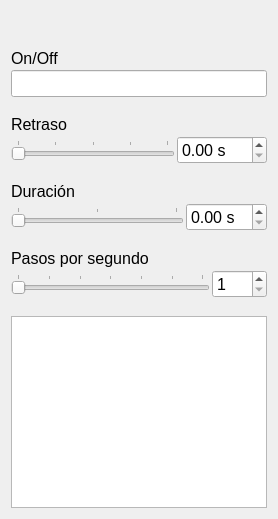
     <widget class="QWidget" name="tab_picker">
      <attribute name="title">
       <string>Instapicker</string>
      </attribute>
      <layout class="QVBoxLayout" name="verticalLayout_17">
       <property name="spacing">
        <number>18</number>
       </property>
       <item>
        <layout class="QHBoxLayout" name="horizontalLayout_18">
         <item>
          <spacer name="horizontalSpacer_5">
           <property name="orientation">
            <enum>Qt::Horizontal</enum>
           </property>
           <property name="sizeHint" stdset="0">
            <size>
             <width>40</width>
             <height>20</height>
            </size>
           </property>
          </spacer>
         </item>
         <item>
          <widget class="QLabel" name="label_picker_state">
           <property name="sizePolicy">
            <sizepolicy hsizetype="Maximum" vsizetype="Maximum">
             <horstretch>0</horstretch>
             <verstretch>0</verstretch>
            </sizepolicy>
           </property>
           <property name="font">
            <font>
             <pointsize>12</pointsize>
             <italic>true</italic>
             <bold>true</bold>
            </font>
           </property>
           <property name="text">
            <string/>
           </property>
          </widget>
         </item>
        </layout>
       </item>
       <item>
        <layout class="QVBoxLayout" name="verticalLayout_32">
         <property name="spacing">
          <number>2</number>
         </property>
         <item>
          <widget class="QLabel" name="label_picker_activation_button">
           <property name="sizePolicy">
            <sizepolicy hsizetype="Maximum" vsizetype="Maximum">
             <horstretch>0</horstretch>
             <verstretch>0</verstretch>
            </sizepolicy>
           </property>
           <property name="font">
            <font>
             <pointsize>12</pointsize>
            </font>
           </property>
           <property name="text">
            <string>On/Off</string>
           </property>
          </widget>
         </item>
         <item>
          <widget class="HotkeyLineEdit" name="line_picker_activation_button">
           <property name="font">
            <font>
             <pointsize>12</pointsize>
            </font>
           </property>
           <property name="contextMenuPolicy">
            <enum>Qt::PreventContextMenu</enum>
           </property>
           <property name="readOnly">
            <bool>true</bool>
           </property>
          </widget>
         </item>
        </layout>
       </item>
       <item>
        <layout class="QVBoxLayout" name="verticalLayout_16">
         <property name="spacing">
          <number>2</number>
         </property>
         <item>
          <widget class="QLabel" name="label_picker_delay">
           <property name="sizePolicy">
            <sizepolicy hsizetype="Maximum" vsizetype="Maximum">
             <horstretch>0</horstretch>
             <verstretch>0</verstretch>
            </sizepolicy>
           </property>
           <property name="font">
            <font>
             <pointsize>12</pointsize>
            </font>
           </property>
           <property name="text">
            <string>Retraso</string>
           </property>
          </widget>
         </item>
         <item>
          <layout class="QHBoxLayout" name="horizontalLayout_10">
           <item>
            <widget class="AgileSlider" name="slider_picker_delay">
             <property name="font">
              <font>
               <pointsize>12</pointsize>
              </font>
             </property>
             <property name="focusPolicy">
              <enum>Qt::NoFocus</enum>
             </property>
             <property name="maximum">
              <number>200</number>
             </property>
             <property name="singleStep">
              <number>1</number>
             </property>
             <property name="pageStep">
              <number>50</number>
             </property>
             <property name="orientation">
              <enum>Qt::Horizontal</enum>
             </property>
             <property name="tickPosition">
              <enum>QSlider::TicksAbove</enum>
             </property>
             <property name="tickInterval">
              <number>50</number>
             </property>
            </widget>
           </item>
           <item>
            <widget class="NoWheelDoubleSpinBox" name="spin_picker_delay">
             <property name="font">
              <font>
               <pointsize>12</pointsize>
              </font>
             </property>
             <property name="accelerated">
              <bool>true</bool>
             </property>
             <property name="correctionMode">
              <enum>QAbstractSpinBox::CorrectToNearestValue</enum>
             </property>
             <property name="keyboardTracking">
              <bool>false</bool>
             </property>
             <property name="suffix">
              <string> s</string>
             </property>
             <property name="maximum">
              <double>999.000000000000000</double>
             </property>
             <property name="singleStep">
              <double>5.000000000000000</double>
             </property>
            </widget>
           </item>
          </layout>
         </item>
        </layout>
       </item>
       <item>
        <layout class="QVBoxLayout" name="verticalLayout_24">
         <property name="spacing">
          <number>2</number>
         </property>
         <item>
          <widget class="QLabel" name="label_picker_duration">
           <property name="sizePolicy">
            <sizepolicy hsizetype="Maximum" vsizetype="Maximum">
             <horstretch>0</horstretch>
             <verstretch>0</verstretch>
            </sizepolicy>
           </property>
           <property name="font">
            <font>
             <pointsize>12</pointsize>
            </font>
           </property>
           <property name="text">
            <string>Duración</string>
           </property>
          </widget>
         </item>
         <item>
          <layout class="QHBoxLayout" name="horizontalLayout_16">
           <item>
            <widget class="AgileSlider" name="slider_picker_duration">
             <property name="font">
              <font>
               <pointsize>12</pointsize>
              </font>
             </property>
             <property name="focusPolicy">
              <enum>Qt::NoFocus</enum>
             </property>
             <property name="maximum">
              <number>100</number>
             </property>
             <property name="singleStep">
              <number>1</number>
             </property>
             <property name="pageStep">
              <number>50</number>
             </property>
             <property name="orientation">
              <enum>Qt::Horizontal</enum>
             </property>
             <property name="tickPosition">
              <enum>QSlider::TicksAbove</enum>
             </property>
             <property name="tickInterval">
              <number>50</number>
             </property>
            </widget>
           </item>
           <item>
            <widget class="NoWheelDoubleSpinBox" name="spin_picker_duration">
             <property name="font">
              <font>
               <pointsize>12</pointsize>
              </font>
             </property>
             <property name="accelerated">
              <bool>true</bool>
             </property>
             <property name="correctionMode">
              <enum>QAbstractSpinBox::CorrectToNearestValue</enum>
             </property>
             <property name="keyboardTracking">
              <bool>false</bool>
             </property>
             <property name="suffix">
              <string> s</string>
             </property>
             <property name="maximum">
              <double>99.000000000000000</double>
             </property>
             <property name="singleStep">
              <double>0.500000000000000</double>
             </property>
            </widget>
           </item>
          </layout>
         </item>
        </layout>
       </item>
       <item>
        <layout class="QVBoxLayout" name="verticalLayout_25">
         <property name="spacing">
          <number>2</number>
         </property>
         <item>
          <widget class="QLabel" name="label_picker_steps">
           <property name="sizePolicy">
            <sizepolicy hsizetype="Maximum" vsizetype="Maximum">
             <horstretch>0</horstretch>
             <verstretch>0</verstretch>
            </sizepolicy>
           </property>
           <property name="font">
            <font>
             <pointsize>12</pointsize>
            </font>
           </property>
           <property name="text">
            <string>Pasos por segundo</string>
           </property>
          </widget>
         </item>
         <item>
          <layout class="QHBoxLayout" name="horizontalLayout_17">
           <item>
            <widget class="AgileSlider" name="slider_picker_steps">
             <property name="font">
              <font>
               <pointsize>12</pointsize>
              </font>
             </property>
             <property name="focusPolicy">
              <enum>Qt::NoFocus</enum>
             </property>
             <property name="minimum">
              <number>1</number>
             </property>
             <property name="maximum">
              <number>300</number>
             </property>
             <property name="singleStep">
              <number>1</number>
             </property>
             <property name="pageStep">
              <number>50</number>
             </property>
             <property name="orientation">
              <enum>Qt::Horizontal</enum>
             </property>
             <property name="tickPosition">
              <enum>QSlider::TicksAbove</enum>
             </property>
             <property name="tickInterval">
              <number>50</number>
             </property>
            </widget>
           </item>
           <item>
            <widget class="NoWheelSpinBox" name="spin_picker_steps">
             <property name="font">
              <font>
               <pointsize>12</pointsize>
              </font>
             </property>
             <property name="accelerated">
              <bool>true</bool>
             </property>
             <property name="correctionMode">
              <enum>QAbstractSpinBox::CorrectToNearestValue</enum>
             </property>
             <property name="keyboardTracking">
              <bool>false</bool>
             </property>
             <property name="minimum">
              <number>1</number>
             </property>
             <property name="maximum">
              <number>999</number>
             </property>
            </widget>
           </item>
          </layout>
         </item>
        </layout>
       </item>
       <item>
        <widget class="DeselectableListWidget" name="list_agents">
         <property name="styleSheet">
          <string notr="true">QListWidget:item:selected{background: rgba(50,50,255, 100)}</string>
         </property>
         <property name="editTriggers">
          <set>QAbstractItemView::NoEditTriggers</set>
         </property>
         <property name="showDropIndicator" stdset="0">
          <bool>false</bool>
         </property>
         <property name="dragDropMode">
          <enum>QAbstractItemView::NoDragDrop</enum>
         </property>
         <property name="iconSize">
          <size>
           <width>96</width>
           <height>96</height>
          </size>
         </property>
         <property name="verticalScrollMode">
          <enum>QAbstractItemView::ScrollPerPixel</enum>
         </property>
         <property name="horizontalScrollMode">
          <enum>QAbstractItemView::ScrollPerPixel</enum>
         </property>
         <property name="movement">
          <enum>QListView::Static</enum>
         </property>
         <property name="resizeMode">
          <enum>QListView::Adjust</enum>
         </property>
         <property name="viewMode">
          <enum>QListView::IconMode</enum>
         </property>
         <property name="selectionRectVisible">
          <bool>true</bool>
         </property>
        </widget>
       </item>
      </layout>
     </widget>
